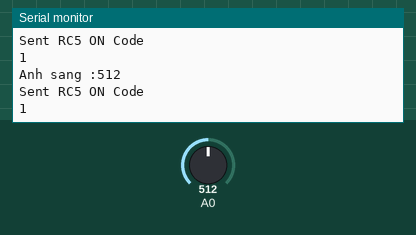
Simulated run of this sketch. Board: Arduino Uno, built with avr-gcc and run on an emulated ATmega328P. On the bench: the last lines printed to the serial monitor. Inputs (shaded band) come from the test bench; at power-on: A0 = 512.

Above: at 2.5 s.
2.6 s: A0 set to 710
At 5.0 s:
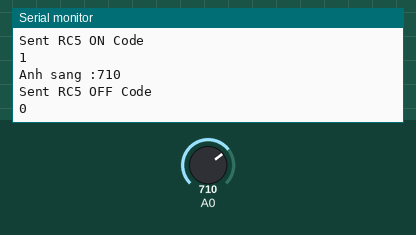
6.8 s: A0 set to 716
At 7.9 s:
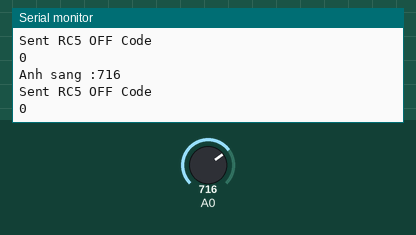
Timing chart, 0 to 9.8 s (numbered marks = the images above; inputs shaded):
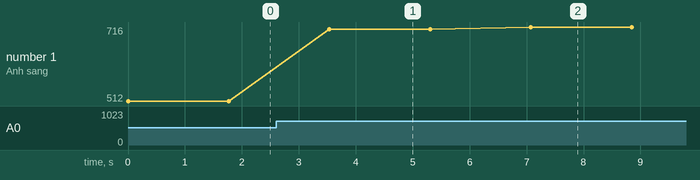

Measured:
- after the input at 2.6 s, the serial monitor: prints a new line after 0.94 s (image 1)
- after the input at 6.8 s, the serial monitor: prints a new line after 0.28 s (image 2)
- plotted number 1: 512 → 710 after the input at 2.6 s, 710 → 716 after the input at 6.8 s

The sketch:

HongNgoai_Truyen_AnhSang_Servo.ino
```cpp
#include <IRremote.hpp>

const int IR_SEND_PIN = 3;
const int FEEDBACK_LED_PIN = 12; // Optional: Pin for LED feedback
int value;

const unsigned long LED_ON_CODE = 0x1; // Define a constant for clarity
const unsigned long LED_OFF_CODE = 0x0;

void setup() {
  Serial.begin(9600); // Initialize serial communication
  IrSender.begin(IR_SEND_PIN, ENABLE_LED_FEEDBACK, FEEDBACK_LED_PIN); // Start the IR sender with feedback
}

// Pin for sending IR signals

void loop(){
  value = analogRead(A0);
  Serial.print("Anh sang :");
  Serial.println(value);


// Transmit the IR signal
if (value <= 700) {
  IrSender.sendRC5(LED_ON_CODE, 8); // Send RC5 signal with value 0x1
  Serial.println("Sent RC5 ON Code");
  Serial.println(LED_ON_CODE);
} else {
  IrSender. sendRC5(LED_OFF_CODE, 8); // Send RC5 signal with value 0x0
  Serial.println("Sent RC5 OFF Code");
  Serial.println(LED_OFF_CODE);
}

delay(1700); // 1-second delay to separate send cycles
}
```
